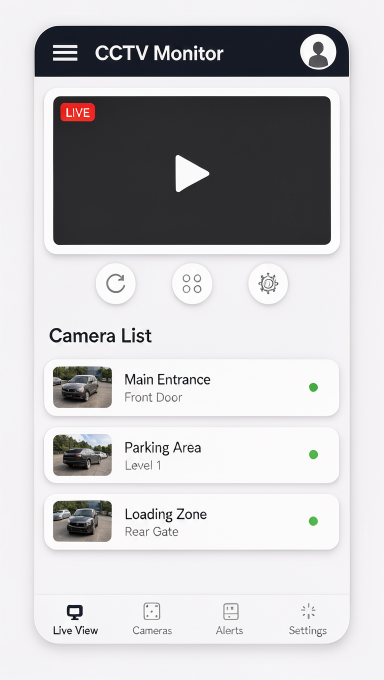
#> input picture mockups/test-mockup-cctv-23d025.jpg, 768 x 1360 px (shown at 1/2 size)
$ python bedah_mockup.py ../mockups/test-mockup-cctv-23d025.jpg
#> lines starting #> are read from the running program, lines starting #| are printed output that depends on the picture; after the words box and inside, x2 and y2 are one past the last pixel; in counts of white or black regions, pixels touching at a corner belong together
#!/usr/bin/env python3
"""
bedah_mockup.py v3 — Bongkar mockup UI (PNG/JPG) jadi spesifikasi implementasi.

Pendekatan: segmentasi per-warna (flat UI = blok warna dominan), bukan diff background.
Ini tahan terhadap gradient/vignette hasil generate AI.

Output:
  spek.json          — data lengkap (palet, blok, grid, aset)
  assets/            — crop ikon & gambar terpisah
  laporan.md         — ringkasan siap-tempel ke AI lain

Pakai:
  python bedah_mockup.py mockup.png --out ./bedah [--scale 2]
"""
import argparse
import json
import os
from collections import Counter

import numpy as np
from PIL import Image
from scipy import ndimage


def hexc(c):
    return '#%02x%02x%02x' % tuple(int(x) for x in c[:3])


def lum(c):
    r, g, b = [x / 255.0 for x in c[:3]]
    return 0.2126 * r + 0.7152 * g + 0.0722 * b


def role(c):
    r, g, b = [int(x) for x in c[:3]]
    L, sat = lum(c), max(r, g, b) - min(r, g, b)
    if sat < 16:
        if L > 0.96: return 'bg-white'
        if L > 0.86: return 'surface-abu-terang'
        if L > 0.68: return 'border-divider'
        if L > 0.30: return 'text-muted'
        if L > 0.10: return 'text-primary'
        return 'near-black'
    if L < 0.28: return 'accent-dark'
    if L > 0.82: return 'accent-light'
    return 'accent'


# ---------- palet ----------
def palette(rgb, top=14):
    H, W = rgb.shape[:2]
    q = (rgb // 8 * 8).reshape(-1, 3)
    cnt = Counter(map(tuple, q))
    tot = H * W
    out = []
    for c, n in cnt.most_common(top):
        out.append({'hex': hexc(c), 'rgb': [int(v) for v in c],
                    'pct': round(100 * n / tot, 2), 'role': role(c)})
    return out


# ---------- blok ----------
def color_mask(rgb, color, tol=26):
    return (np.abs(rgb - np.array(color)).max(axis=2) <= tol)


def region_blocks(rgb, color, min_area, tol=26, max_pct=0.9):
    """Ambil blok solid berwarna tertentu."""
    H, W = rgb.shape[:2]
    m = color_mask(rgb, color, tol)
    m = ndimage.binary_closing(m, np.ones((3, 3)))
    m = ndimage.binary_opening(m, np.ones((3, 3)))
    lbl, n = ndimage.label(m)
    if n == 0:
        return []
    out = []
    for i, sl in enumerate(ndimage.find_objects(lbl), 1):
        if sl is None:
            continue
        ys, xs = sl
        w, h = xs.stop - xs.start, ys.stop - ys.start
        area = w * h
        if area < min_area or area > max_pct * W * H:
            continue
        fill = float(m[sl].mean())
        if fill < 0.45:      # bukan blok solid
            continue
        out.append({'x': int(xs.start), 'y': int(ys.start), 'w': int(w), 'h': int(h),
                    'color': hexc(color), 'fill': round(fill, 2),
                    'area_pct': round(100 * area / (W * H), 2)})
    return out


def radius_of(rgb, b, maxr=44):
    x0, y0, x1, y1 = b['x'], b['y'], b['x'] + b['w'], b['y'] + b['h']
    H, W = rgb.shape[:2]
    sub = rgb[y0:min(H, y0 + maxr), x0:min(W, x0 + maxr)].astype(int)
    if sub.size == 0:
        return 0
    corner = sub[0, 0]
    for d in range(1, min(sub.shape[0], sub.shape[1])):
        if np.abs(sub[d, d] - corner).sum() > 34:
            return int(d)
    return 0


def classify(b, rgb):
    w, h = b['w'], b['h']
    x0, y0 = b['x'], b['y']
    sub = rgb[y0:y0 + h, x0:x0 + w]
    std = float(sub.std()) if sub.size else 0
    ratio = max(w, h) / max(1, min(w, h))
    L = lum([int(c) for c in sub.reshape(-1, 3).mean(axis=0)]) if sub.size else 0.5
    if max(w, h) <= 56 and ratio <= 1.5:
        return 'ikon'
    if h <= 40 and w > h * 2:
        return 'teks/baris'
    if ratio <= 1.4 and 56 < max(w, h) <= 110:
        return 'tombol/ikon-besar'
    if w >= 140 and h >= 90 and std > 26:
        return 'gambar/media'
    if L < 0.3:
        return 'panel-gelap'
    return 'kartu/panel'


def snap(v, scale):
    return int(round(v / scale) * scale)


def main():
    ap = argparse.ArgumentParser()
    ap.add_argument('image')
    ap.add_argument('--out', default='bedah')
    ap.add_argument('--scale', type=float, default=None)
    ap.add_argument('--tol', type=int, default=26)
    args = ap.parse_args()

    img = Image.open(args.image)
#> img is the input picture: PIL image 768x1360 RGB; mean R, G, B 195.3, 194.5, 196.5
    rgb = np.asarray(img.convert('RGB')).astype(int)
    H, W = rgb.shape[:2]
#> H = 1360; W = 768
    os.makedirs(args.out, exist_ok=True)
    os.makedirs(os.path.join(args.out, 'assets'), exist_ok=True)

    pal = palette(rgb)
#> in palette, `cnt = Counter(map(tuple, q))`: cnt = 1569 items
#> the loop in palette, `for c, n in cnt.most_common(top):` made 14 passes
#> (c, n) on passes 1 to 12: ((240, 240, 240), 411218), ((248, 248, 248), 210573), ((40, 40, 40), 151836), ((16, 24, 32), 43037), ((232, 232, 232), 41529), ((240, 232, 240), 24595), ((224, 224, 224), 19115), ((232, 232, 240), 15022), ((216, 216, 216), 11734), ((240, 240, 248), 8733), ((232, 224, 232), 8303), ((224, 224, 232), 4844)
#> after the loop in palette, `for c, n in cnt.most_common(top):`: out = 14 items
#> pal = 14 items

    # skala
    if args.scale:
        scale, note = args.scale, 'manual'
    elif W >= 1080 and W % 3 == 0:
        scale, note = 3, f'auto ({W} habis dibagi 3)'
    elif W >= 700 and W % 2 == 0:
        scale, note = 2, f'auto ({W} habis dibagi 2)'
#> scale = 2; note = 'auto (768 habis dibagi 2)'
    else:
        scale, note = 1, 'auto (asumsi 1x)'

    # blok dari tiap warna dominan
    blocks = []
    min_area = max(240, (W * H) // 4000)
#> min_area = 261
    for p in pal:
        c = p['rgb']
        for b in region_blocks(rgb, c, min_area, tol=args.tol):
            b['role'] = classify(b, rgb)
            b['radius_px'] = radius_of(rgb, b)
            blocks.append(b)
#> this loop made 14 passes
#> c on passes 1 to 4: [240, 240, 240], [248, 248, 248], [40, 40, 40], [16, 24, 32]
#> pass 1, in region_blocks, `m = color_mask(rgb, color, tol)`:
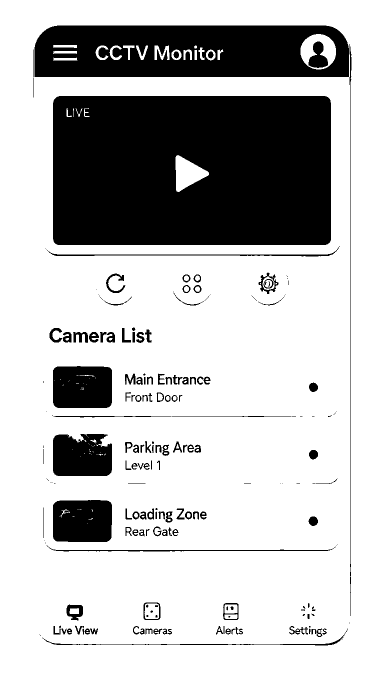
#> m: shape (1360, 768) bool (shown at 1/2 size); 74.3% white; 194 black regions (61 under 20 px), largest, box (x1, y1, x2, y2) and area: (106, 192, 662, 490) 162523, (69, 51, 698, 154) 56155, (106, 732, 224, 816) 9595
#> pass 1, in region_blocks, `m = ndimage.binary_closing(m, np.ones((3, 3)))`:
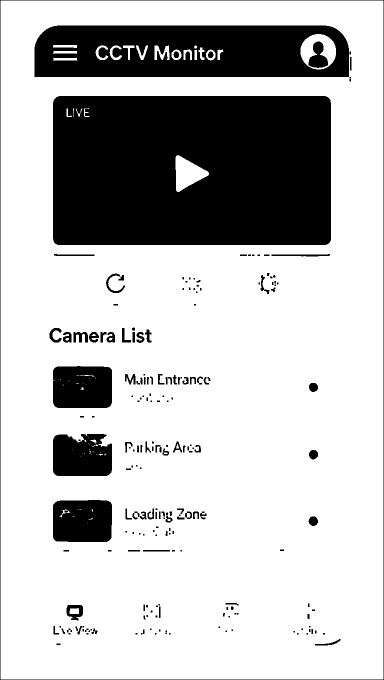
#> m: shape (1360, 768) bool (shown at 1/2 size); 74.8% white; 209 black regions (99 under 20 px), largest, box (x1, y1, x2, y2) and area: (106, 192, 662, 490) 162517, (69, 51, 698, 154) 56118, (106, 732, 224, 816) 9585
#> pass 1, in region_blocks, `m = ndimage.binary_opening(m, np.ones((3, 3)))`:
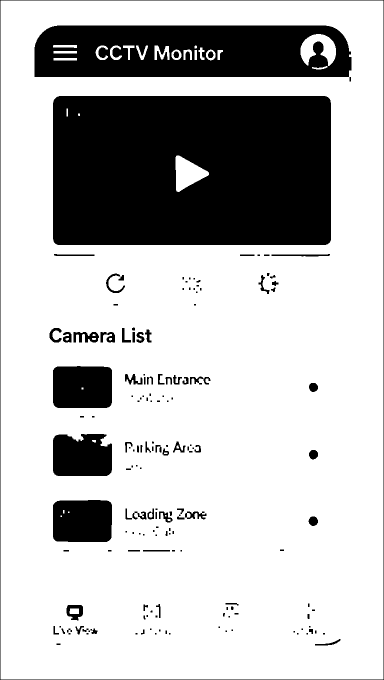
#> m: shape (1360, 768) bool (shown at 1/2 size); 74.7% white; 164 black regions (72 under 20 px), largest, box (x1, y1, x2, y2) and area: (106, 192, 662, 490) 162668, (69, 51, 703, 154) 57600, (106, 732, 224, 816) 9654
#> pass 1, in region_blocks, `lbl, n = ndimage.label(m)`:
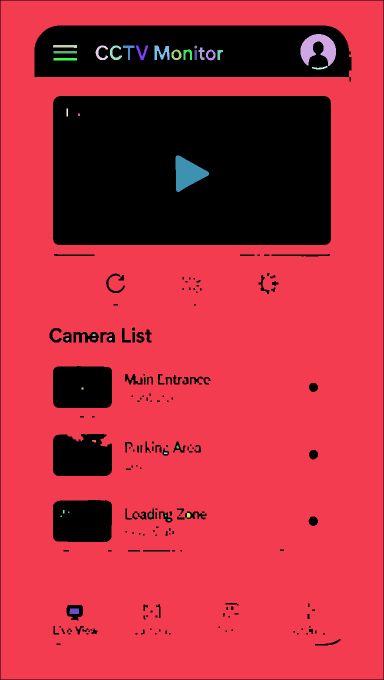
#> lbl: shape (1360, 768) int32 (shown at 1/2 size); 38 distinct labels, from 0 to 37; one colour per label, 0 black

    # buang duplikat/nested yang hampir sama
    blocks.sort(key=lambda b: -b['w'] * b['h'])
    kept = []
    for b in blocks:
        dup = False
        for k in kept:
            ix = max(0, min(b['x'] + b['w'], k['x'] + k['w']) - max(b['x'], k['x']))
            iy = max(0, min(b['y'] + b['h'], k['y'] + k['h']) - max(b['y'], k['y']))
            inter = ix * iy
            if inter and inter / min(b['w'] * b['h'], k['w'] * k['h']) > 0.86:
                dup = True
                break
        if not dup:
            kept.append(b)
    blocks = sorted(kept, key=lambda b: (b['y'], b['x']))

    # grid
    vals = []
    for b in blocks:
        vals += [b['w'], b['h'], b['x'], b['y'], b['radius_px'] * 2]
#> this loop made 60 passes
    vals = [v for v in vals if 4 <= v <= 500]
    gbest = (8, 0.0)
    for s in (4, 5, 6, 8, 10, 12, 16, 20):
        if not vals:
            break
        ok = sum(1 for v in vals if min(v % s, s - v % s) <= max(1, s * 0.1))
        sc = ok / len(vals)
        if sc > gbest[1]:
            gbest = (s, sc)
    grid = {'scale': gbest[0], 'confidence': round(gbest[1] * 100, 1)}

    # pendinginan CSS (snap ke grid)
    for b in blocks:
        b['css'] = {
            'left': snap(b['x'], grid['scale']),
            'top': snap(b['y'], grid['scale']),
            'width': snap(b['w'], grid['scale']),
            'height': snap(b['h'], grid['scale']),
            'radius': snap(b['radius_px'], 2),
        }

    # aset
    assets = []
    for i, b in enumerate(blocks):
        if b['role'] not in ('ikon', 'tombol/ikon-besar', 'gambar/media'):
            continue
        x0, y0 = b['x'], b['y']
        crop = img.convert('RGBA').crop((x0, y0, x0 + b['w'], y0 + b['h']))
        ca = np.asarray(crop.convert('RGB')).astype(int)
        # buang fragmen kosong / noise JPEG (mis. potongan background rata)
        if ca.size == 0 or float(ca.std()) < 8 or len(np.unique(ca.reshape(-1, 3), axis=0)) < 16:
            continue
        pref = 'icon' if b['role'].startswith('ikon') or b['role'].startswith('tombol') else 'media'
        fn = f"{pref}_{i:03d}_{b['w']}x{b['h']}.png"
        crop.save(os.path.join(args.out, 'assets', fn))
        assets.append({'file': fn, 'role': b['role'], 'x': x0, 'y': y0,
                       'w': b['w'], 'h': b['h'],
                       'svg_recommended': pref == 'icon'})

    res = {
        'source': os.path.abspath(args.image),
        'raw_size': {'w': W, 'h': H},
        'scale': {'value': scale, 'note': note,
                  'css_size': {'w': round(W / scale), 'h': round(H / scale)}},
        'palette': pal,
        'grid': grid,
        'block_count': len(blocks),
        'blocks': blocks,
        'assets': assets,
        'asset_summary': dict(Counter(a['role'] for a in assets)),
    }
    with open(os.path.join(args.out, 'spek.json'), 'w', encoding='utf-8') as f:
        json.dump(res, f, indent=2, ensure_ascii=False)

    # laporan.md
    L = []
    L.append('# Spesifikasi Implementasi dari Mockup\n')
    L.append(f"**Sumber:** `{os.path.basename(args.image)}`  ")
    L.append(f"**Ukuran asli:** {W}×{H}px  ")
    L.append(f"**Skala:** {scale}× → kanvas CSS **{round(W/scale)}×{round(H/scale)}px** ({note})\n")
    L.append('## Palet Warna\n')
    L.append('| Hex | Porsi | Peran |')
    L.append('|---|---|---|')
    for p in pal:
        L.append(f"| `{p['hex']}` | {p['pct']}% | {p['role']} |")
#> this loop made 14 passes
    L.append(f"\n**Skala grid:** {grid['scale']}px (keyakinan {grid['confidence']}%)\n")
    L.append(f"## Blok Layout ({len(blocks)})\n")
    L.append('| # | Peran | Posisi (CSS px) | Ukuran | Radius | Warna |')
    L.append('|---|---|---|---|---|---|')
    for i, b in enumerate(blocks, 1):
        c = b['css']
        L.append(f"| {i} | {b['role']} | {c['left']},{c['top']} | {c['width']}×{c['height']} | {c['radius']}px | `{b['color']}` |")
    L.append(f"\n## Aset ({len(assets)})\n")
    L.append('| File | Peran | Ukuran | Saran |')
    L.append('|---|---|---|---|')
    for a in assets:
        L.append(f"| `assets/{a['file']}` | {a['role']} | {a['w']}×{a['h']} | {'vektorisasi ke SVG' if a['svg_recommended'] else 'crop ulang / cari padanan'} |")
#> this loop made 21 passes
    with open(os.path.join(args.out, 'laporan.md'), 'w', encoding='utf-8') as f:
        f.write('\n'.join(L) + '\n')

    print(f"Mockup   : {W}x{H}px -> CSS {round(W/scale)}x{round(H/scale)} @ {scale}x")
#| Mockup   : 768x1360px -> CSS 384x680 @ 2x
    print(f"Grid     : {grid['scale']}px ({grid['confidence']}%)")
#| Grid     : 4px (70.5%)
    print(f"Blok     : {len(blocks)}")
#| Blok     : 60
    for i, b in enumerate(blocks[:20], 1):
        print(f"  {i:2d}. {b['role']:16s} {b['w']:4d}x{b['h']:<4d} @({b['x']},{b['y']}) r={b['radius_px']} {b['color']}")
#> this loop made 20 passes
#|    1. kartu/panel        12x23   @(1,1) r=0 #e0d8e0
#|    2. teks/baris         48x23   @(176,1) r=0 #e0d8e0
#|    3. teks/baris         32x15   @(288,1) r=0 #e0d8e0
#|    4. teks/baris         54x15   @(352,1) r=0 #e0d8e0
#|    5. kartu/panel        30x15   @(602,1) r=0 #e0d8e0
#|    6. teks/baris         40x15   @(664,1) r=0 #e0d8e0
#|    7. tombol/ikon-besar   71x51   @(696,1) r=0 #e0d8e0
#|    8. gambar/media      629x101  @(69,52) r=12 #282828
#> (further printed lines are left out)
    print(f"Aset     : {res['asset_summary']}")
#| Aset     : {'gambar/media': 2, 'ikon': 19}
    print(f"Output   : {args.out}/spek.json, laporan.md, assets/")
#| Output   : bedah/spek.json, laporan.md, assets/


if __name__ == '__main__':
    main()
